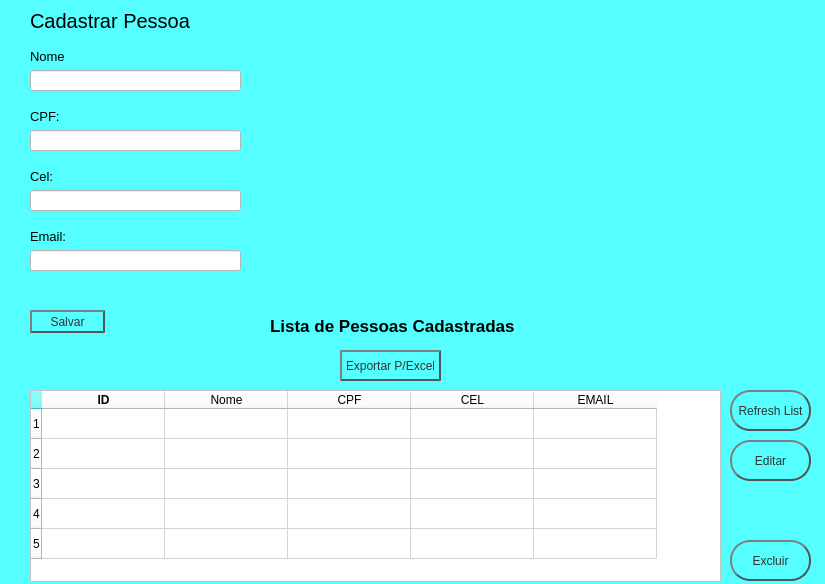
<?xml version="1.0" encoding="UTF-8"?>
<ui version="4.0">
 <class>MainWindow</class>
 <widget class="QMainWindow" name="MainWindow">
  <property name="geometry">
   <rect>
    <x>0</x>
    <y>0</y>
    <width>825</width>
    <height>584</height>
   </rect>
  </property>
  <property name="windowTitle">
   <string>MainWindow</string>
  </property>
  <property name="styleSheet">
   <string notr="true">background-color: rgb(85, 255, 255);</string>
  </property>
  <widget class="QWidget" name="centralwidget">
   <widget class="QLabel" name="label">
    <property name="geometry">
     <rect>
      <x>30</x>
      <y>0</y>
      <width>171</width>
      <height>41</height>
     </rect>
    </property>
    <property name="font">
     <font>
      <pointsize>15</pointsize>
     </font>
    </property>
    <property name="text">
     <string>Cadastrar Pessoa</string>
    </property>
   </widget>
   <widget class="QLabel" name="label_2">
    <property name="geometry">
     <rect>
      <x>30</x>
      <y>50</y>
      <width>47</width>
      <height>13</height>
     </rect>
    </property>
    <property name="font">
     <font>
      <pointsize>10</pointsize>
     </font>
    </property>
    <property name="text">
     <string>Nome</string>
    </property>
   </widget>
   <widget class="QLabel" name="label_3">
    <property name="geometry">
     <rect>
      <x>30</x>
      <y>110</y>
      <width>47</width>
      <height>13</height>
     </rect>
    </property>
    <property name="font">
     <font>
      <pointsize>10</pointsize>
     </font>
    </property>
    <property name="text">
     <string>CPF:</string>
    </property>
   </widget>
   <widget class="QLabel" name="label_4">
    <property name="geometry">
     <rect>
      <x>30</x>
      <y>170</y>
      <width>47</width>
      <height>13</height>
     </rect>
    </property>
    <property name="font">
     <font>
      <pointsize>10</pointsize>
     </font>
    </property>
    <property name="text">
     <string>Cel:</string>
    </property>
   </widget>
   <widget class="QLabel" name="label_5">
    <property name="geometry">
     <rect>
      <x>30</x>
      <y>230</y>
      <width>47</width>
      <height>13</height>
     </rect>
    </property>
    <property name="font">
     <font>
      <pointsize>10</pointsize>
     </font>
    </property>
    <property name="text">
     <string>Email: </string>
    </property>
   </widget>
   <widget class="QLineEdit" name="lineName">
    <property name="geometry">
     <rect>
      <x>30</x>
      <y>70</y>
      <width>211</width>
      <height>21</height>
     </rect>
    </property>
    <property name="styleSheet">
     <string notr="true">background-color: rgb(255, 255, 255);</string>
    </property>
    <property name="maxLength">
     <number>256</number>
    </property>
   </widget>
   <widget class="QLineEdit" name="lineCPF">
    <property name="geometry">
     <rect>
      <x>30</x>
      <y>130</y>
      <width>211</width>
      <height>21</height>
     </rect>
    </property>
    <property name="styleSheet">
     <string notr="true">background-color: rgb(255, 255, 255);</string>
    </property>
   </widget>
   <widget class="QLineEdit" name="lineCel">
    <property name="geometry">
     <rect>
      <x>30</x>
      <y>190</y>
      <width>211</width>
      <height>21</height>
     </rect>
    </property>
    <property name="styleSheet">
     <string notr="true">background-color: rgb(255, 255, 255);</string>
    </property>
   </widget>
   <widget class="QLineEdit" name="lineEmail">
    <property name="geometry">
     <rect>
      <x>30</x>
      <y>250</y>
      <width>211</width>
      <height>21</height>
     </rect>
    </property>
    <property name="styleSheet">
     <string notr="true">background-color: rgb(255, 255, 255);</string>
    </property>
   </widget>
   <widget class="QPushButton" name="pushButton">
    <property name="geometry">
     <rect>
      <x>30</x>
      <y>310</y>
      <width>75</width>
      <height>23</height>
     </rect>
    </property>
    <property name="styleSheet">
     <string notr="true">QPushButton {
    color: #333;
    border: 2px solid #555;
    border-radius: 20px;
    border-style: outset;
   	background: qradialgradient(
        cx: 0.3, cy: -0.4, fx: 0.3, fy: -0.4,
        radius: 1.35, stop: 0 #fff, stop: 1 #888
        );
    padding: 5px;
    }

QPushButton:hover {
    background: qradialgradient(
        cx: 0.3, cy: -0.4, fx: 0.3, fy: -0.4,
        radius: 1.35, stop: 0 #fff, stop: 1 #bbb
        );
    }

QPushButton:pressed {
    border-style: inset;
    background: qradialgradient(
        cx: 0.4, cy: -0.1, fx: 0.4, fy: -0.1,
        radius: 1.35, stop: 0 #fff, stop: 1 #ddd
        );
    }</string>
    </property>
    <property name="text">
     <string>Salvar</string>
    </property>
   </widget>
   <widget class="QLabel" name="label_6">
    <property name="geometry">
     <rect>
      <x>270</x>
      <y>310</y>
      <width>261</width>
      <height>31</height>
     </rect>
    </property>
    <property name="font">
     <font>
      <pointsize>13</pointsize>
      <weight>75</weight>
      <bold>true</bold>
     </font>
    </property>
    <property name="text">
     <string>Lista de Pessoas Cadastradas</string>
    </property>
   </widget>
   <widget class="QTableWidget" name="tableWidget">
    <property name="geometry">
     <rect>
      <x>30</x>
      <y>390</y>
      <width>691</width>
      <height>192</height>
     </rect>
    </property>
    <property name="styleSheet">
     <string notr="true">background-color: rgb(255, 255, 255);


</string>
    </property>
    <property name="alternatingRowColors">
     <bool>false</bool>
    </property>
    <attribute name="horizontalHeaderMinimumSectionSize">
     <number>39</number>
    </attribute>
    <attribute name="horizontalHeaderDefaultSectionSize">
     <number>123</number>
    </attribute>
    <row>
     <property name="text">
      <string>1</string>
     </property>
    </row>
    <row>
     <property name="text">
      <string>2</string>
     </property>
    </row>
    <row>
     <property name="text">
      <string>3</string>
     </property>
    </row>
    <row/>
    <row/>
    <column>
     <property name="text">
      <string>ID</string>
     </property>
     <property name="font">
      <font>
       <weight>75</weight>
       <bold>true</bold>
      </font>
     </property>
    </column>
    <column>
     <property name="text">
      <string>Nome</string>
     </property>
    </column>
    <column>
     <property name="text">
      <string>CPF</string>
     </property>
    </column>
    <column>
     <property name="text">
      <string>CEL</string>
     </property>
    </column>
    <column>
     <property name="text">
      <string>EMAIL</string>
     </property>
    </column>
   </widget>
   <widget class="QPushButton" name="pushButton_2">
    <property name="geometry">
     <rect>
      <x>730</x>
      <y>390</y>
      <width>81</width>
      <height>41</height>
     </rect>
    </property>
    <property name="styleSheet">
     <string notr="true">QPushButton {
    color: #333;
    border: 2px solid #555;
    border-radius: 20px;
    border-style: outset;
   	background: qradialgradient(
        cx: 0.3, cy: -0.4, fx: 0.3, fy: -0.4,
        radius: 1.35, stop: 0 #fff, stop: 1 #00aa00
        );
    padding: 5px;
    }

QPushButton:hover {
    background: qradialgradient(
        cx: 0.3, cy: -0.4, fx: 0.3, fy: -0.4,
        radius: 1.35, stop: 0 #00aa00, stop: 1 #bbb
        );
    }

QPushButton:pressed {
    border-style: inset;
    background: qradialgradient(
        cx: 0.4, cy: -0.1, fx: 0.4, fy: -0.1,
        radius: 1.35, stop: 0 #fff, stop: 1 #ddd
        );
    }</string>
    </property>
    <property name="text">
     <string>Refresh List</string>
    </property>
   </widget>
   <widget class="QPushButton" name="pushButton_3">
    <property name="geometry">
     <rect>
      <x>340</x>
      <y>350</y>
      <width>101</width>
      <height>31</height>
     </rect>
    </property>
    <property name="styleSheet">
     <string notr="true">QPushButton {
    color: #333;
    border: 2px solid #555;
    border-radius: 20px;
    border-style: outset;
   	background: qradialgradient(
        cx: 0.3, cy: -0.4, fx: 0.3, fy: -0.4,
        radius: 1.35, stop: 0 #fff, stop: 1 #00aa00
        );
    padding: 5px;
    }

QPushButton:hover {
    background: qradialgradient(
        cx: 0.3, cy: -0.4, fx: 0.3, fy: -0.4,
        radius: 1.35, stop: 0 #fff, stop: 1 #bbb
        );
    }

QPushButton:pressed {
    border-style: inset;
    background: qradialgradient(
        cx: 0.4, cy: -0.1, fx: 0.4, fy: -0.1,
        radius: 1.35, stop: 0 #fff, stop: 1 #ddd
        );
    }</string>
    </property>
    <property name="text">
     <string>Exportar P/Excel</string>
    </property>
   </widget>
   <widget class="QPushButton" name="pushButton_4">
    <property name="geometry">
     <rect>
      <x>730</x>
      <y>540</y>
      <width>81</width>
      <height>41</height>
     </rect>
    </property>
    <property name="styleSheet">
     <string notr="true">QPushButton {
    color: #333;
    border: 2px solid #555;
    border-radius: 20px;
    border-style: outset;
   	background: qradialgradient(
        cx: 0.3, cy: -0.4, fx: 0.3, fy: -0.4,
        radius: 1.35, stop: 0 #fff, stop: 1 #ff0000
        );
    padding: 5px;
    }

QPushButton:hover {
    background: qradialgradient(
        cx: 0.3, cy: -0.4, fx: 0.3, fy: -0.4,
        radius: 1.35, stop: 0 #ff1014, stop: 1 #bbb
        );
    }

QPushButton:pressed {
    border-style: inset;
    background: qradialgradient(
        cx: 0.4, cy: -0.1, fx: 0.4, fy: -0.1,
        radius: 1.35, stop: 0 #fff, stop: 1 #ddd
        );
    }</string>
    </property>
    <property name="text">
     <string>Excluir</string>
    </property>
   </widget>
   <widget class="QPushButton" name="pushButton_5">
    <property name="geometry">
     <rect>
      <x>730</x>
      <y>440</y>
      <width>81</width>
      <height>41</height>
     </rect>
    </property>
    <property name="styleSheet">
     <string notr="true">QPushButton {
    color: #333;
    border: 2px solid #555;
    border-radius: 20px;
    border-style: outset;
   	background: qradialgradient(
        cx: 0.3, cy: -0.4, fx: 0.3, fy: -0.4,
        radius: 1.35, stop: 0 #fff, stop: 1 #ffff00
        );
    padding: 5px;
    }

QPushButton:hover {
    background: qradialgradient(
        cx: 0.3, cy: -0.4, fx: 0.3, fy: -0.4,
        radius: 1.35, stop: 0 #ffff00, stop: 1 #bbb
        );
    }

QPushButton:pressed {
    border-style: inset;
    background: qradialgradient(
        cx: 0.4, cy: -0.1, fx: 0.4, fy: -0.1,
        radius: 1.35, stop: 0 #fff, stop: 1 #ddd
        );
    }</string>
    </property>
    <property name="text">
     <string>Editar</string>
    </property>
   </widget>
  </widget>
 </widget>
 <resources>
  <include location="logo_excel.qrc"/>
 </resources>
 <connections/>
</ui>
